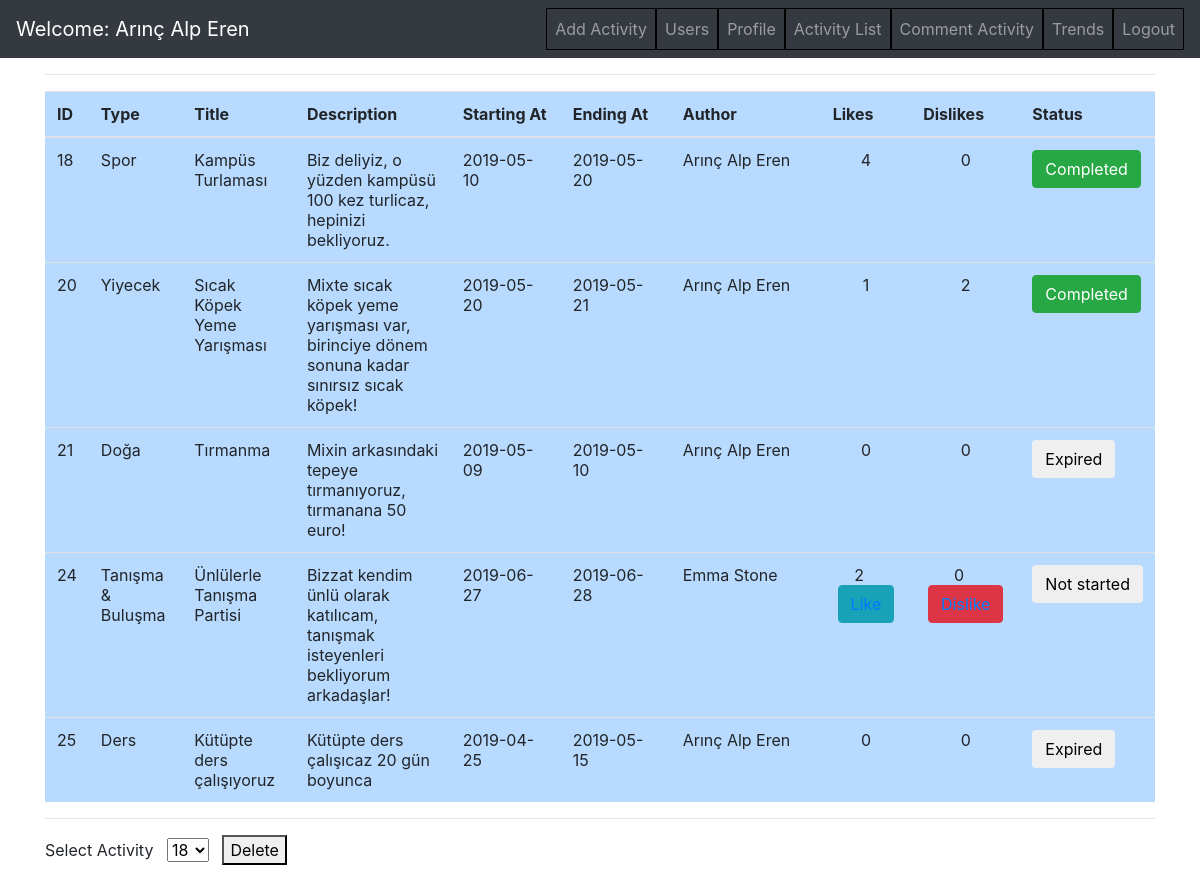
Screenshot of /project/ActivityList.php (signed in) with the database file from the repository.
### tables this page shows
CREATE TABLE `activity` (
  `ID` int(11) NOT NULL,
  `Type` varchar(255) NOT NULL,
  `Title` varchar(255) NOT NULL,
  `Description` varchar(500) NOT NULL,
  `Start` date NOT NULL,
  `End` date NOT NULL,
  `Activity_By` varchar(255) NOT NULL,
  `Likes` int(11) NOT NULL,
  `Dislikes` int(11) NOT NULL,
  `Score` int(11) NOT NULL
);

### project/ActivityList.php (the view, shortened to what this page needs)
<?php
	include_once ("DbConnection.php");
	$UserID = $_SESSION['loggeduser_id'];
	$Firstname=$_SESSION['loggeduser_firstname'];
	$Surname=$_SESSION['loggeduser_surname'];
	$Admin = $_SESSION['loggeduser_admin'];
?>
<head>
    <link rel="stylesheet" href="https://cdnjs.cloudflare.com/ajax/libs/twitter-bootstrap/4.0.0/css/bootstrap.min.css">
</head>
<body>
<nav class="navbar navbar-dark bg-dark navbar-expand-lg">
    <a class="navbar-brand" href="http://localhost:8080/project/Home.php">
        <?php
            echo 'Welcome: '.$Firstname.' '.$Surname;
        ?>
    </a>
    <div class="collapse navbar-collapse" id="navbarSupportedContent">
        <ul class="nav navbar-nav ml-auto">
            <?php
				if($Admin==1)
				{
					echo'
							<li class="nav-item"><a class="nav-link" href="http://localhost:8080/project/AddActivity.php">Add Activity</a></li>
							<li class="nav-item"><a class="nav-link" href="http://localhost:8080/project/ListAllUsers.php">Users</a></li>
						';
				}
				echo'
						<li class="nav-item"><a class="nav-link" href="http://localhost:8080/project/Profile.php">Profile</a></li>
                        <li class="nav-item"><a class="nav-link" href="http://localhost:8080/project/ActivityList.php">Activity List</a></li>
                        <li class="nav-item"><a class="nav-link" href="http://localhost:8080/project/VoteActivity.php">Comment Activity</a></li>
						<li class="nav-item"><a class="nav-link" href="http://localhost:8080/project/Trending.php">Trends</a></li>
						<li class="nav-item"><a class="nav-link" href="http://localhost:8080/project/Logout.php">Logout</a></li>
					';
            ?>
        </ul>
    </div>
</nav>
<div class="container">
            <table class="table table-primary">
                <thead>
                <tr>
                    <th>ID</th>
                    <th>Type</th>
                    <th>Title</th>
                    <th>Description</th>
                    <th>Starting At</th>
                    <th>Ending At</th>
                    <th>Author</th>
                    <th>Likes</th>
                    <th>Dislikes</th>
                    <th>Status</th>
                </tr>
                </thead>
                <tbody>
                <?php
					$select="SELECT * FROM activity";
					$query=mysqli_query($DB_Connection,$select);
					echo "<hr><tr>";
					while($result=mysqli_fetch_array($query,MYSQLI_NUM))
					{
                        $selectusername = "SELECT Firstname,Surname FROM users WHERE ID='$result[6]';";
                        $queryusername = mysqli_query($DB_Connection,$selectusername);
                        $rowusername = mysqli_fetch_array($queryusername,MYSQLI_NUM);
                        $result[6] = $rowusername[0].' '.$rowusername[1];
                        $start = strtotime($result[4]);
                        $end = strtotime($result[5]);
                        $today = date("Y-m-d H:i:s");
                        $today = strtotime($today);
                        $daydiff = $today - $start;
                        if($today>$end)
                        {
                            $status = "Completed";
                            $buttonclass = "btn btn-success";
                        }
                        else if($today > $start && $today < $end && $today!=$start)
                        {
                            $status = "Ongoing";
                            $buttonclass = "btn btn-warning";
                        }
                        if($today < $start)
                        {
                            $status = "Not started";
                            $buttonclass = "btn btn-default";
                        }
                        if($daydiff>(60*60*24*15)){
                            $status = "Expired";
                            $buttonclass = "btn";
                        }
                        $activity_id = $result[0];
                        if($daydiff < (60*60*24*15) && $today < $end)
                        {
                            echo"
							<tr>
							<td>".$result[0]."</td>
							<td>".$result[1]."</td>
							<td>".$result[2]."</td>
                            <td>".$result[3]."</td>
                            <td width=110>".$result[4]."</td>
							<td width=110>".$result[5]."</td>
                            <td width=150>".$result[6]."</td>
                            <td style='text-align:center'>".$result[7]." &nbsp&nbsp<button class='btn btn-info'> <a href='LikeActivity.php?activity_id=$activity_id&user_id=$UserID'>Like</a></button></td>
                            <td style='text-align:center'>".$result[8]." &nbsp&nbsp<button class='btn btn-danger'><a href='DislikeActivity.php?activity_id=$activity_id&user_id=$UserID'>Dislike</a></button></td>
                            <td><button class='".$buttonclass."'>".$status."</button></td>
							</tr>
                            ";
                        }
                        else{
                            echo"
							<tr>
							<td>".$result[0]."</td>
							<td>".$result[1]."</td>
							<td>".$result[2]."</td>
                            <td>".$result[3]."</td>
                            <td width=110>".$result[4]."</td>
							<td width=110>".$result[5]."</td>
                            <td width=150>".$result[6]."</td>
                            <td style='text-align:center'>".$result[7]."</td>
                            <td style='text-align:center'>".$result[8]."</td>
                            <td><button class='".$buttonclass."'>".$status."</button></td>
							</tr>
                            ";
                        }
                    }
                ?>
                </tbody>
            </table>
            <?php
            if($Admin==1)
             {
                $query = mysqli_query($DB_Connection,"SELECT ID FROM Activity");
                echo '<hr><form method="post">';
                echo 'Select Activity &nbsp <select name="dropdown">';
                while ($result=mysqli_fetch_array($query,MYSQLI_NUM))
                    echo '<option value='.$result[0].'>'.$result[0].'</option>';
                echo '</select> &nbsp';
                echo' <button type="submit">Delete</button>';
                echo '</form>';
            }
            ?>
</div>
</body>
</html>

### project/ActivityList.php (style rules this page uses)
li { list-style-position:inside; border: 1px solid black; }

### rows the page displays
activity: ID "18", Type "Spor", Title "Kampüs Turlaması", Description "Biz deliyiz, o yüzden kampüsü 100 kez turlicaz, hepinizi bekliyoruz.", Start "2019-05-10", End "2019-05-20", result "Arınç Alp Eren", Likes "4", Dislikes "0", End "Completed"
activity: ID "20", Type "Yiyecek", Title "Sıcak Köpek Yeme Yarışması", Description "Mixte sıcak köpek yeme yarışması var, birinciye dönem sonuna kadar sınırsız sıcak köpek!", Start "2019-05-20", End "2019-05-21", result "Arınç Alp Eren", Likes "1", Dislikes "2", End "Completed"
activity: ID "21", Type "Doğa", Title "Tırmanma", Description "Mixin arkasındaki tepeye tırmanıyoruz, tırmanana 50 euro!", Start "2019-05-09", End "2019-05-10", result "Arınç Alp Eren", Likes "0", Dislikes "0", Start "Expired"
activity: ID "24", Type "Tanışma & Buluşma", Title "Ünlülerle Tanışma Partisi", Description "Bizzat kendim ünlü olarak katılıcam, tanışmak isteyenleri bekliyorum arkadaşlar!", Start "2019-06-27", End "2019-06-28", result "Emma Stone", Likes "2", Dislikes "0", Start "Not started"
activity: ID "25", Type "Ders", Title "Kütüpte ders çalışıyoruz", Description "Kütüpte ders çalışıcaz 20 gün boyunca", Start "2019-04-25", End "2019-05-15", result "Arınç Alp Eren", Likes "0", Dislikes "0", Start "Expired"

### other values shown
$Firstname "Arınç Alp"
$Surname "Eren"
form field dropdown "18"
